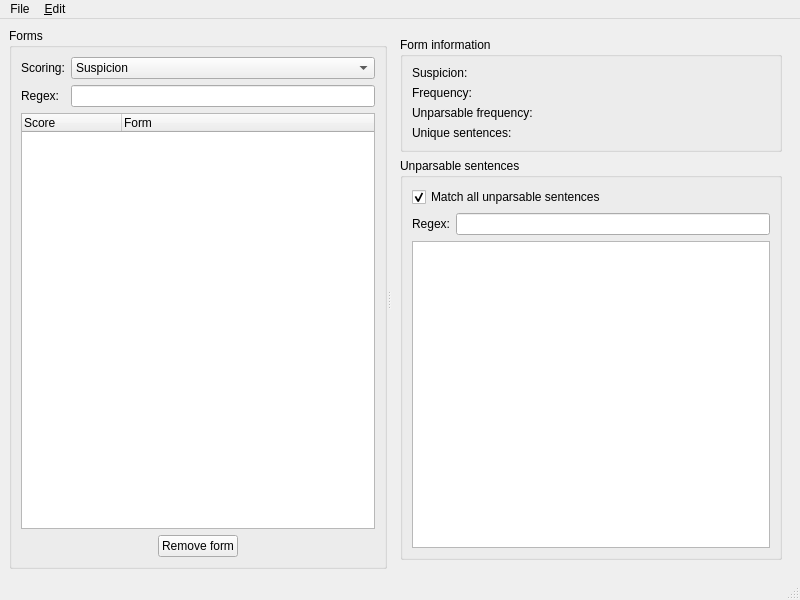
<?xml version="1.0" encoding="UTF-8"?>
<ui version="4.0">
 <class>MinerMainWindow</class>
 <widget class="QMainWindow" name="MinerMainWindow">
  <property name="geometry">
   <rect>
    <x>0</x>
    <y>0</y>
    <width>800</width>
    <height>600</height>
   </rect>
  </property>
  <property name="windowTitle">
   <string>Mining results viewer</string>
  </property>
  <widget class="QWidget" name="centralwidget">
   <layout class="QVBoxLayout">
    <item>
     <widget class="QSplitter" name="splitter">
      <property name="orientation">
       <enum>Qt::Horizontal</enum>
      </property>
      <widget class="QGroupBox" name="groupBox">
       <property name="title">
        <string>Forms</string>
       </property>
       <layout class="QVBoxLayout">
        <item>
         <layout class="QGridLayout">
          <item row="0" column="0">
           <widget class="QLabel" name="label">
            <property name="text">
             <string>Scoring:</string>
            </property>
           </widget>
          </item>
          <item row="0" column="1">
           <widget class="QComboBox" name="scoringComboBox">
            <item>
             <property name="text">
              <string>Suspicion</string>
             </property>
            </item>
            <item>
             <property name="text">
              <string>Suspicion * f(suspObs)</string>
             </property>
            </item>
            <item>
             <property name="text">
              <string>Suspicion * f(uniqSuspSents)</string>
             </property>
            </item>
            <item>
             <property name="text">
              <string>Suspicion * ln(f(suspObs))</string>
             </property>
            </item>
            <item>
             <property name="text">
              <string>Suspicion * ln(f(uniqSuspSents))</string>
             </property>
            </item>
           </widget>
          </item>
          <item row="1" column="0">
           <widget class="QLabel" name="label_5">
            <property name="text">
             <string>Regex:</string>
            </property>
           </widget>
          </item>
          <item row="1" column="1">
           <widget class="QLineEdit" name="regExpLineEdit"/>
          </item>
         </layout>
        </item>
        <item>
         <widget class="QTreeWidget" name="formsTreeWidget">
          <property name="selectionMode">
           <enum>QAbstractItemView::ExtendedSelection</enum>
          </property>
          <property name="rootIsDecorated">
           <bool>false</bool>
          </property>
          <column>
           <property name="text">
            <string>Score</string>
           </property>
          </column>
          <column>
           <property name="text">
            <string>Form</string>
           </property>
          </column>
         </widget>
        </item>
        <item>
         <layout class="QHBoxLayout">
          <item>
           <spacer>
            <property name="orientation">
             <enum>Qt::Horizontal</enum>
            </property>
            <property name="sizeHint" stdset="0">
             <size>
              <width>40</width>
              <height>20</height>
             </size>
            </property>
           </spacer>
          </item>
          <item>
           <widget class="QPushButton" name="removeFormPushButton">
            <property name="text">
             <string>Remove form</string>
            </property>
           </widget>
          </item>
          <item>
           <spacer>
            <property name="orientation">
             <enum>Qt::Horizontal</enum>
            </property>
            <property name="sizeHint" stdset="0">
             <size>
              <width>40</width>
              <height>20</height>
             </size>
            </property>
           </spacer>
          </item>
         </layout>
        </item>
       </layout>
      </widget>
      <widget class="QFrame" name="frame">
       <property name="frameShape">
        <enum>QFrame::NoFrame</enum>
       </property>
       <property name="frameShadow">
        <enum>QFrame::Raised</enum>
       </property>
       <layout class="QVBoxLayout" name="verticalLayout_2">
        <item>
         <widget class="QGroupBox" name="groupBox_3">
          <property name="title">
           <string>Form information</string>
          </property>
          <layout class="QVBoxLayout">
           <item>
            <layout class="QGridLayout">
             <item row="2" column="0">
              <widget class="QLabel" name="label_4">
               <property name="text">
                <string>Unparsable frequency:</string>
               </property>
              </widget>
             </item>
             <item row="0" column="1">
              <widget class="QLabel" name="suspicionLabel">
               <property name="text">
                <string/>
               </property>
              </widget>
             </item>
             <item row="1" column="1">
              <widget class="QLabel" name="freqLabel">
               <property name="text">
                <string/>
               </property>
              </widget>
             </item>
             <item row="2" column="1">
              <widget class="QLabel" name="suspFreqLabel">
               <property name="text">
                <string/>
               </property>
              </widget>
             </item>
             <item row="1" column="0">
              <widget class="QLabel" name="label_2">
               <property name="text">
                <string>Frequency:</string>
               </property>
              </widget>
             </item>
             <item row="0" column="0">
              <widget class="QLabel" name="label_3">
               <property name="text">
                <string>Suspicion:</string>
               </property>
              </widget>
             </item>
             <item row="3" column="0">
              <widget class="QLabel" name="label_6">
               <property name="text">
                <string>Unique sentences:</string>
               </property>
              </widget>
             </item>
             <item row="3" column="1">
              <widget class="QLabel" name="uniqSentsFreqLabel">
               <property name="text">
                <string/>
               </property>
              </widget>
             </item>
            </layout>
           </item>
          </layout>
         </widget>
        </item>
        <item>
         <widget class="QGroupBox" name="groupBox_2">
          <property name="title">
           <string>Unparsable sentences</string>
          </property>
          <layout class="QVBoxLayout" name="verticalLayout">
           <item>
            <widget class="QCheckBox" name="allSentenceMatchCheckBox">
             <property name="text">
              <string>Match all unparsable sentences</string>
             </property>
             <property name="checked">
              <bool>true</bool>
             </property>
            </widget>
           </item>
           <item>
            <layout class="QGridLayout" name="gridLayout">
             <item row="1" column="0">
              <widget class="QLabel" name="label_7">
               <property name="text">
                <string>Regex:</string>
               </property>
              </widget>
             </item>
             <item row="1" column="1">
              <widget class="QLineEdit" name="sentenceRegExpLineEdit"/>
             </item>
            </layout>
           </item>
           <item>
            <widget class="QListView" name="sentenceView"/>
           </item>
          </layout>
         </widget>
        </item>
       </layout>
      </widget>
     </widget>
    </item>
   </layout>
  </widget>
  <widget class="QMenuBar" name="menubar">
   <property name="geometry">
    <rect>
     <x>0</x>
     <y>0</y>
     <width>800</width>
     <height>22</height>
    </rect>
   </property>
   <widget class="QMenu" name="menuFile">
    <property name="title">
     <string>File</string>
    </property>
    <addaction name="saveAction"/>
    <addaction name="separator"/>
    <addaction name="quitAction"/>
   </widget>
   <widget class="QMenu" name="menuEdit">
    <property name="title">
     <string>&amp;Edit</string>
    </property>
    <addaction name="copyAction"/>
    <addaction name="separator"/>
    <addaction name="preferencesAction"/>
   </widget>
   <addaction name="menuFile"/>
   <addaction name="menuEdit"/>
  </widget>
  <widget class="QStatusBar" name="statusbar"/>
  <action name="quitAction">
   <property name="text">
    <string>&amp;Quit</string>
   </property>
   <property name="shortcut">
    <string>Ctrl+Q</string>
   </property>
  </action>
  <action name="copyAction">
   <property name="text">
    <string>&amp;Copy</string>
   </property>
   <property name="shortcut">
    <string>Ctrl+C</string>
   </property>
  </action>
  <action name="preferencesAction">
   <property name="text">
    <string>Pref&amp;erences...</string>
   </property>
   <property name="shortcut">
    <string>Ctrl+,</string>
   </property>
  </action>
  <action name="saveAction">
   <property name="text">
    <string>&amp;Save Forms As...</string>
   </property>
   <property name="shortcut">
    <string>Ctrl+S</string>
   </property>
  </action>
 </widget>
 <resources/>
 <connections>
  <connection>
   <sender>quitAction</sender>
   <signal>triggered()</signal>
   <receiver>MinerMainWindow</receiver>
   <slot>close()</slot>
   <hints>
    <hint type="sourcelabel">
     <x>-1</x>
     <y>-1</y>
    </hint>
    <hint type="destinationlabel">
     <x>399</x>
     <y>299</y>
    </hint>
   </hints>
  </connection>
 </connections>
</ui>
